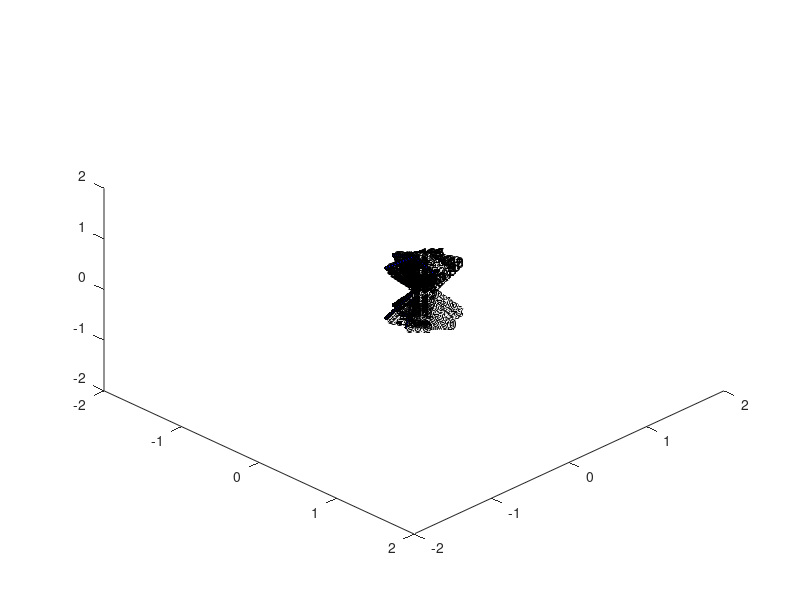

This figure's MATLAB source:
close all; clear; clc;
%%
Data    =   load('Mesh.dat');
[N,~]   =   size(Data);
R       =   2;
%%
figure()
view([45 45])
hold on
for i=1:N
    plot3(Data(i,1),Data(i,2),Data(i,3),'.k','MarkerSize',10)
    plot3(Data(i,4),Data(i,5),Data(i,6),'.k','MarkerSize',10)
    if Data(i,7)~=0
        plot3([Data(i,1) Data(i,4)],[Data(i,2) Data(i,5)], ...
        [Data(i,3) Data(i,6)],'-r','LineWidth',1)
    else
        plot3([Data(i,1) Data(i,4)],[Data(i,2) Data(i,5)], ...
        [Data(i,3) Data(i,6)],'-b','LineWidth',1)
    end
    str = sprintf('%d', i);
    text(0.5*(Data(i,1)+Data(i,4)),0.5*(Data(i,2)+Data(i,5)),...
        0.5*(Data(i,3)+Data(i,6)),str)
end
hold off
xlim([-1 +1]*R)
ylim([-1 +1]*R)
zlim([-1 +1]*R)
%%
